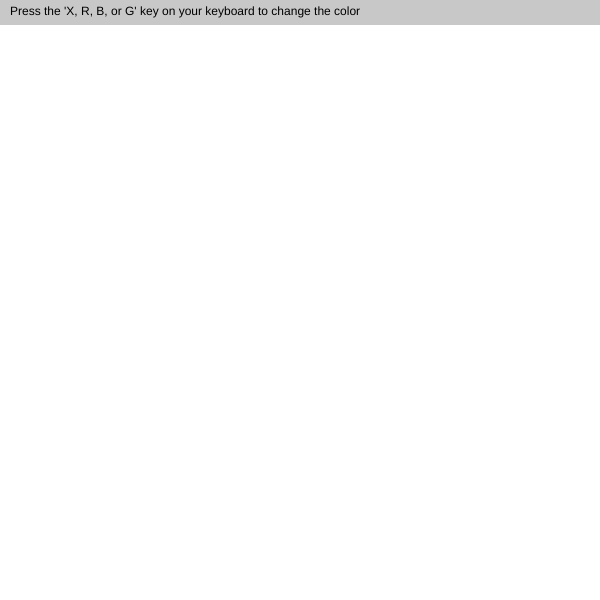
Frame 1 (no input)
Frame 60 (no input): identical to frame 1, image omitted
Frame 120 (the mouse pressed at the canvas centre since frame 60): identical to frame 1, image omitted

The p5.js sketch that drew this single still picture (run headless with seeded random() and noise() and a simulated clock; from frame 60 on, the mouse is pressed at the canvas centre):

// p5.js sketch
// ── sketch.js
var c;
 
function setup() {
 	createCanvas(600, 600);
 	c = color(0);
}
 
function draw()
{
	
	noStroke();
	fill(200);
	rect(0, 0, width, 25);
	fill(0);
	text("Press the 'X, R, B, or G' key on your keyboard to change the color", 10, 15);
}
 
function mouseDragged() 
{ 
	strokeWeight(10);
	stroke(c);
	line(mouseX, mouseY, pmouseX, pmouseY);
}
 
function keyPressed()
{
	if(key == 'r' || key == 'R')
	{
		c = color(255, 0, 0);
	}

	if(key == 'x' || key == 'X')
	{
		c = color(0, 0, 0)
	}

	if(key == 'g' || key == 'G')
	{
		c = color(0, 255, 0)
	}

	if(key == 'b' || key == 'B')
	{
		c = color(0, 0, 255)
	}
}
